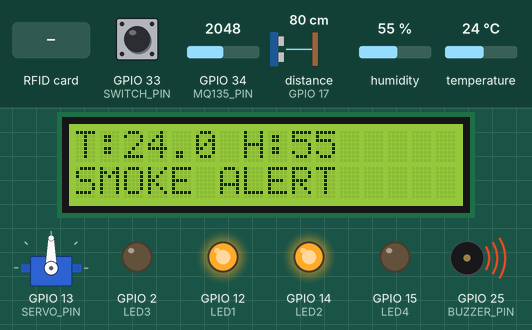
Bench run of a sketch on a simulated ESP32. On the bench: 16×2 character LCD, servo, output pins drawn as LEDs (lit = HIGH), buzzer (waves = sounding, pin HIGH). Wiring (inferred from the names in the program): ultrasonic range finder: trigger GPIO 16; echo GPIO 17. The test bench sets the inputs (shaded band); at power-on: distance to the obstacle (sensor on GPIO 17) 80 cm, GPIO 34 (MQ135_PIN) = 2048, GPIO 33 (SWITCH_PIN) HIGH, humidity 55 %, temperature 24 °C. The echo pulse lasts 58.3 µs per cm; WiFi joins after 1.5 s; servers stay silent unless stated; pins used as bus, display or sensor lines are not drawn; what the sketch prints to the serial monitor is not drawn.

Above: at 2.8 s.
2.9 s: distance to the obstacle (sensor on GPIO 17) set to 147 cm
4.4 s: distance to the obstacle (sensor on GPIO 17) set to 156 cm
At 5.6 s:
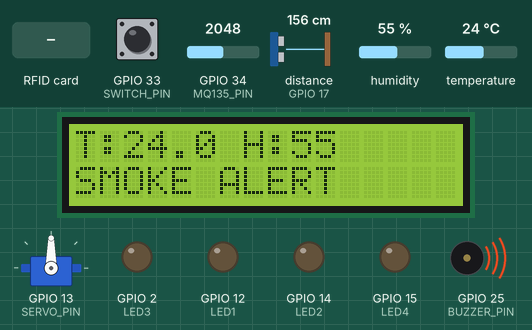
6.0 s: GPIO 34 (MQ135_PIN) set to 1569
7.5 s: GPIO 34 (MQ135_PIN) set to 1442
At 9.0 s:
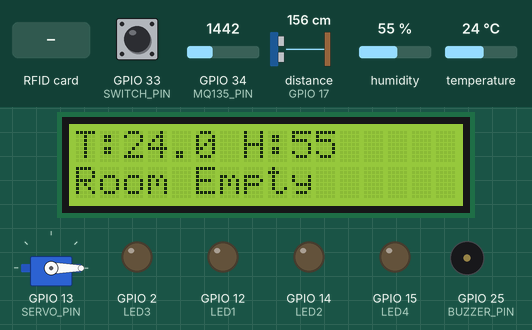
13.5 s: RFID card 00 00 00 00 held to the reader
At 14.3 s:
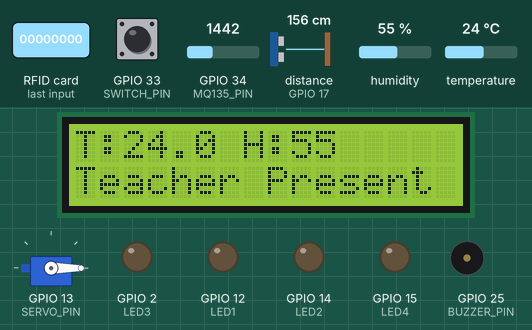
15.2 s: distance to the obstacle (sensor on GPIO 17) set to 18 cm
At 16.2 s:
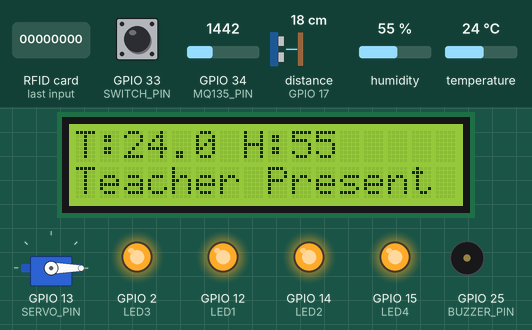
Timing chart, 0 to 18.2 s (numbered marks = the images above; inputs shaded):
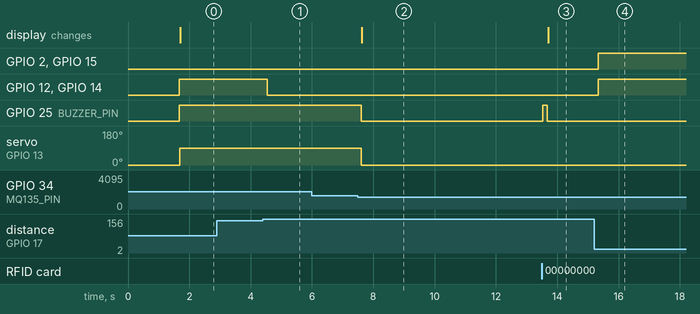

The sketch:

smartvoltcampus.ino
```cpp
#include <WiFi.h>
#include "ThingSpeak.h"
#include <Wire.h>
#include <hd44780.h>
#include <hd44780ioClass/hd44780_I2Cexp.h>
#include <DHT.h>
#include <ESP32Servo.h>
#include <SPI.h>
#include <MFRC522.h>
#include <WebServer.h>

//==========================
// WiFi & ThingSpeak
//==========================

const char* ssid = "Uday";
const char* password = "zoris._.ud";

unsigned long myChannelNumber = 3440531;
const char* myWriteAPIKey = "UCRGIKPG27SAN1KM";

WiFiClient client;
WebServer server(80);

//==========================
// Pin Definitions
//==========================

#define DHTPIN          4
#define DHTTYPE         DHT11

#define TRIG_PIN        16
#define ECHO_PIN        17

#define LED1            12
#define LED2            14
#define LED3            2      // Changed from GPIO27
#define LED4            15

#define MQ135_PIN       34

#define BUZZER_PIN      25

#define SERVO_PIN       13

#define SWITCH_PIN      33

#define RFID_SS         5
#define RFID_RST        27

//==========================
// Objects
//==========================

DHT dht(DHTPIN, DHTTYPE);

hd44780_I2Cexp lcd;

Servo windowServo;

MFRC522 mfrc522(RFID_SS, RFID_RST);

//==========================
// RFID Authorized UID
// Replace with your card UID
//==========================

byte authorizedUID[4] = {0x00,0x00,0x00,0x00};

//==========================
// Variables
//==========================

bool teacherPresent = false;

bool occupationDetected = false;

bool smokeDetected = false;

bool manualMode = false;

float temperature = 0;

float humidity = 0;

int smokeLevel = 0;

float totalEnergyWh = 0;

unsigned long previousThingSpeak = 0;

unsigned long previousEnergy = 0;

unsigned long lastActivity = 0;

const float LED_POWER = 0.05;

//==========================
// Function Prototypes
//==========================

void connectWiFi();
void setupWebServer();

void readRFID();
void readUltrasonic();
void readDHT();
void readSmoke();

void controlLights();
void controlSafety();

void updateLCD();

void updateThingSpeak();

void calculateEnergy();

void sleepCheck();

//==========================
// Setup
//==========================

void setup()
{
    Serial.begin(115200);

    pinMode(TRIG_PIN,OUTPUT);
    pinMode(ECHO_PIN,INPUT);

    pinMode(LED1,OUTPUT);
    pinMode(LED2,OUTPUT);
    pinMode(LED3,OUTPUT);
    pinMode(LED4,OUTPUT);

    pinMode(BUZZER_PIN,OUTPUT);

    pinMode(SWITCH_PIN,INPUT_PULLUP);

    dht.begin();

    lcd.begin(16,2);
    lcd.backlight();

    windowServo.attach(SERVO_PIN);
    windowServo.write(0);

    SPI.begin();

    mfrc522.PCD_Init();

    connectWiFi();

    ThingSpeak.begin(client);

    setupWebServer();

    previousEnergy = millis();

    lastActivity = millis();

    Serial.println("SmartVolt Campus Started");
}

//==========================
// Main Loop
//==========================

void loop()
{
    server.handleClient();

    if(WiFi.status()!=WL_CONNECTED)
    {
        connectWiFi();
    }

    readRFID();

    readUltrasonic();

    readDHT();

    readSmoke();

    manualMode = (digitalRead(SWITCH_PIN)==LOW);

    controlLights();

    controlSafety();

    updateLCD();

    calculateEnergy();

    if(millis()-previousThingSpeak>20000)
    {
        updateThingSpeak();
        previousThingSpeak=millis();
    }

    sleepCheck();

    delay(100);
}
//==================================================
// WiFi Connection
//==================================================

void connectWiFi()
{
  Serial.print("Connecting to WiFi");

  WiFi.mode(WIFI_STA);
  WiFi.begin(ssid, password);

  unsigned long startTime = millis();

  while (WiFi.status() != WL_CONNECTED && millis() - startTime < 15000)
  {
    Serial.print(".");
    delay(500);
  }

  if (WiFi.status() == WL_CONNECTED)
  {
    Serial.println();
    Serial.println("WiFi Connected");
    Serial.print("IP Address: ");
    Serial.println(WiFi.localIP());
  }
  else
  {
    Serial.println();
    Serial.println("WiFi Connection Failed");
  }
}

//==================================================
// RFID Reading
//==================================================

void readRFID()
{
  if (!mfrc522.PICC_IsNewCardPresent())
    return;

  if (!mfrc522.PICC_ReadCardSerial())
    return;

  bool authorized = true;

  for (byte i = 0; i < 4; i++)
  {
    if (mfrc522.uid.uidByte[i] != authorizedUID[i])
    {
      authorized = false;
      break;
    }
  }

  if (authorized)
  {
    teacherPresent = !teacherPresent;

    Serial.println("--------------------------------");
    Serial.println("Authorized Card");

    if (teacherPresent)
      Serial.println("Teacher Entered");
    else
      Serial.println("Teacher Left");

    digitalWrite(BUZZER_PIN, HIGH);
    delay(150);
    digitalWrite(BUZZER_PIN, LOW);

    lastActivity = millis();
  }
  else
  {
    Serial.println("--------------------------------");
    Serial.println("Unauthorized Card");

    for (int i = 0; i < 3; i++)
    {
      digitalWrite(BUZZER_PIN, HIGH);
      delay(100);
      digitalWrite(BUZZER_PIN, LOW);
      delay(100);
    }
  }

  mfrc522.PICC_HaltA();
  mfrc522.PCD_StopCrypto1();
}

//==================================================
// Ultrasonic Sensor
//==================================================

void readUltrasonic()
{
  digitalWrite(TRIG_PIN, LOW);
  delayMicroseconds(2);

  digitalWrite(TRIG_PIN, HIGH);
  delayMicroseconds(10);

  digitalWrite(TRIG_PIN, LOW);

  long duration = pulseIn(ECHO_PIN, HIGH, 30000);

  if (duration == 0)
  {
    occupationDetected = false;
    return;
  }

  float distance = duration * 0.0343 / 2.0;

  Serial.print("Distance : ");
  Serial.print(distance);
  Serial.println(" cm");

  if (distance > 2 && distance < 150)
  {
    occupationDetected = true;
    lastActivity = millis();
  }
  else
  {
    occupationDetected = false;
  }
}

//==================================================
// DHT11
//==================================================

void readDHT()
{
  float t = dht.readTemperature();
  float h = dht.readHumidity();

  if (isnan(t) || isnan(h))
  {
    Serial.println("DHT Read Failed");
    return;
  }

  temperature = t;
  humidity = h;
}

//==================================================
// MQ135 Smoke Sensor
//==================================================

void readSmoke()
{
  smokeLevel = analogRead(MQ135_PIN);

  Serial.print("Smoke Level : ");
  Serial.println(smokeLevel);

  if (smokeLevel > 1500)
    smokeDetected = true;
  else
    smokeDetected = false;
}
//==================================================
// Control Lights
//==================================================

void controlLights()
{
    // Manual mode
    if (manualMode)
    {
        bool sw = (digitalRead(SWITCH_PIN) == LOW);

        digitalWrite(LED1, sw);
        digitalWrite(LED2, sw);
        digitalWrite(LED3, sw);
        digitalWrite(LED4, sw);

        return;
    }

    // Auto mode

    if (!occupationDetected)
    {
        digitalWrite(LED1, LOW);
        digitalWrite(LED2, LOW);
        digitalWrite(LED3, LOW);
        digitalWrite(LED4, LOW);
        return;
    }

    // Occupation detected
    digitalWrite(LED1, HIGH);
    digitalWrite(LED2, HIGH);

    if (teacherPresent)
    {
        digitalWrite(LED3, HIGH);
        digitalWrite(LED4, HIGH);
    }
    else
    {
        digitalWrite(LED3, LOW);
        digitalWrite(LED4, LOW);
    }
}

//==================================================
// Safety Control
//==================================================

void controlSafety()
{
    if(smokeDetected)
    {
        digitalWrite(BUZZER_PIN,HIGH);
        windowServo.write(90);
    }
    else
    {
        digitalWrite(BUZZER_PIN,LOW);
        windowServo.write(0);
    }
}

//==================================================
// LCD Update
//==================================================

void updateLCD()
{
    lcd.clear();

    lcd.setCursor(0,0);
    lcd.print("T:");
    lcd.print(temperature,1);
    lcd.print(" H:");
    lcd.print(humidity,0);

    lcd.setCursor(0,1);

    if(smokeDetected)
    {
        lcd.print("SMOKE ALERT");
    }
    else if(teacherPresent)
    {
        lcd.print("Teacher Present");
    }
    else if(occupationDetected)
    {
        lcd.print("Occupied");
    }
    else
    {
        lcd.print("Room Empty");
    }
}

//==================================================
// Energy Calculation
//==================================================

void calculateEnergy()
{
    unsigned long current = millis();

    float hours = (current - previousEnergy) / 3600000.0;

    int ledCount = 0;

    if(digitalRead(LED1)) ledCount++;
    if(digitalRead(LED2)) ledCount++;
    if(digitalRead(LED3)) ledCount++;
    if(digitalRead(LED4)) ledCount++;

    totalEnergyWh += ledCount * LED_POWER * hours;

    previousEnergy = current;
}

//==================================================
// Sleep Check
//==================================================

void sleepCheck()
{
    if(millis() - lastActivity < 900000)
        return;

    lcd.clear();

    lcd.setCursor(0,0);
    lcd.print("Sleep Mode");

    lcd.setCursor(0,1);
    lcd.print("Waiting...");

    delay(1000);

    Serial.println("Entering Light Sleep");

    esp_light_sleep_start();

    lastActivity = millis();
}
//==================================================
// ThingSpeak Upload
//==================================================

void updateThingSpeak()
{
  ThingSpeak.setField(1, temperature);
  ThingSpeak.setField(2, humidity);

  int occupancy = 0;

  if (teacherPresent)
    occupancy = 2;
  else if (occupationDetected)
    occupancy = 1;

  ThingSpeak.setField(3, occupancy);
  ThingSpeak.setField(4, smokeDetected ? 1 : 0);
  ThingSpeak.setField(5, manualMode ? 1 : 0);
  ThingSpeak.setField(6, digitalRead(LED1));
  ThingSpeak.setField(7, smokeLevel);
  ThingSpeak.setField(8, totalEnergyWh);

  int status = ThingSpeak.writeFields(myChannelNumber, myWriteAPIKey);

  if (status == 200)
  {
    Serial.println("ThingSpeak Updated Successfully");
  }
  else
  {
    Serial.print("ThingSpeak Error : ");
    Serial.println(status);
  }
}

//==================================================
// Web Server
//==================================================

void setupWebServer()
{

  server.on("/", HTTP_GET, []()
  {
    server.send(200, "text/plain", "SmartVolt Campus Server Running");
  });

  server.on("/status", HTTP_GET, []()
  {

    String json = "{";

    json += "\"temperature\":";
    json += String(temperature,1);

    json += ",\"humidity\":";
    json += String(humidity,1);

    json += ",\"teacher\":";
    json += teacherPresent ? "true" : "false";

    json += ",\"occupied\":";
    json += occupationDetected ? "true" : "false";

    json += ",\"smoke\":";
    json += smokeDetected ? "true" : "false";

    json += ",\"smokeLevel\":";
    json += String(smokeLevel);

    json += ",\"manualMode\":";
    json += manualMode ? "true" : "false";

    json += ",\"led1\":";
    json += digitalRead(LED1);

    json += ",\"led2\":";
    json += digitalRead(LED2);

    json += ",\"led3\":";
    json += digitalRead(LED3);

    json += ",\"led4\":";
    json += digitalRead(LED4);

    json += ",\"energy\":";
    json += String(totalEnergyWh,3);

    json += "}";

    server.send(200, "application/json", json);

  });

  server.begin();

  Serial.println("Web Server Started");
}

//==================================================
// End of SmartVolt Campus
//==================================================
```

Measured:
- the behaviour switches between 150 and 151 cm on distance to the obstacle (sensor on GPIO 17) (found by bisection; images 0 and 1)
- the behaviour switches between 1501 and 1500 on GPIO 34 (MQ135_PIN) (found by bisection; images 1 and 2)
- after the input at 2.9 s, every drawn part: stays the same
- after the input at 4.4 s, GPIO 12 (LED1), GPIO 14 (LED2): HIGH → LOW after 0.14 s
- after the input at 6.0 s, every drawn part: stays the same
- after the input at 7.5 s, GPIO 25 (BUZZER_PIN): HIGH → LOW after 0.10 s; servo on GPIO 13 (SERVO_PIN): 90° → 0° after 0.10 s; the display: changes after 0.12 s (image 2)
- after the input at 13.5 s, GPIO 25 (BUZZER_PIN): LOW → HIGH at once, → LOW 0.15 s later; the display: changes after 0.21 s (image 3)
- after the input at 15.2 s, GPIO 2 (LED3), GPIO 12 (LED1), GPIO 14 (LED2), GPIO 15 (LED4): LOW → HIGH after 0.13 s
